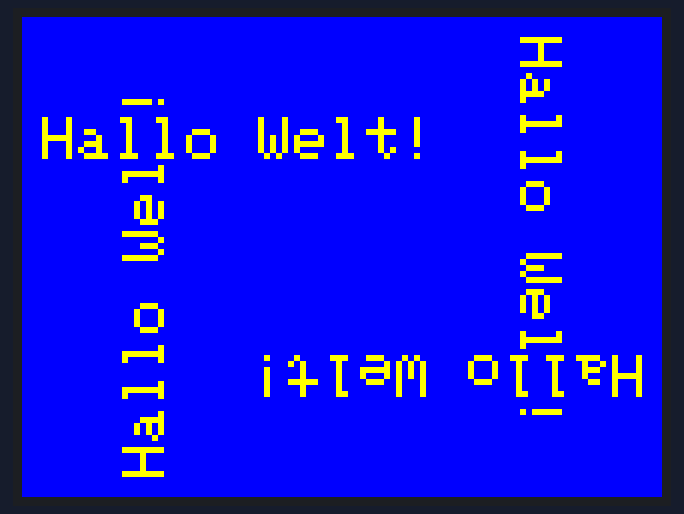
Simulated run of this sketch. Board: ESP8266 (Wemos D1 mini). On the bench: 320×240 colour display. What the sketch prints to the serial monitor is not drawn.

Above: at 3.4 s.

The sketch:

display2c.ino
```cpp
/***************************************************
  2.8" TFT SPI Display mit LOLIN D1 MINI (ESP8266)
  Textgrösse

  26.12.2020
  Der Hobbyelektroniker
  https://community.hobbyelektroniker.ch
  https://www.youtube.com/c/HobbyelektronikerCh
 ****************************************************/


#include "Adafruit_GFX.h"
#include "Adafruit_ILI9341.h"

// hardware SPI
#define TFT_MOSI D7
#define TFT_CLK  D5

// other pins
#define TFT_CS    D2
#define TFT_RST   D3
#define TFT_DC    D4

/* Betriebsspannung
 *  VCC 3.3V
 *  LED 3.3V
 *  GND GND
 */

/* Color definitions
#define ILI9341_BLACK 0x0000       ///<   0,   0,   0
#define ILI9341_NAVY 0x000F        ///<   0,   0, 123
#define ILI9341_DARKGREEN 0x03E0   ///<   0, 125,   0
#define ILI9341_DARKCYAN 0x03EF    ///<   0, 125, 123
#define ILI9341_MAROON 0x7800      ///< 123,   0,   0
#define ILI9341_PURPLE 0x780F      ///< 123,   0, 123
#define ILI9341_OLIVE 0x7BE0       ///< 123, 125,   0
#define ILI9341_LIGHTGREY 0xC618   ///< 198, 195, 198
#define ILI9341_DARKGREY 0x7BEF    ///< 123, 125, 123
#define ILI9341_BLUE 0x001F        ///<   0,   0, 255
#define ILI9341_GREEN 0x07E0       ///<   0, 255,   0
#define ILI9341_CYAN 0x07FF        ///<   0, 255, 255
#define ILI9341_RED 0xF800         ///< 255,   0,   0
#define ILI9341_MAGENTA 0xF81F     ///< 255,   0, 255
#define ILI9341_YELLOW 0xFFE0      ///< 255, 255,   0
#define ILI9341_WHITE 0xFFFF       ///< 255, 255, 255
#define ILI9341_ORANGE 0xFD20      ///< 255, 165,   0
#define ILI9341_GREENYELLOW 0xAFE5 ///< 173, 255,  41
#define ILI9341_PINK 0xFC18        ///< 255, 130, 198
*/

Adafruit_ILI9341 tft = Adafruit_ILI9341(TFT_CS, TFT_DC, TFT_RST);

void setup() {
  Serial.begin(9600);
  Serial.println("ILI9341 Test!");

  tft.begin();
  tft.fillScreen(ILI9341_RED);
  delay(3000);
  tft.fillScreen(ILI9341_BLUE);
  tft.setTextSize(3);
  tft.setTextColor(ILI9341_YELLOW, ILI9341_BLUE);
  for (int rotation=0; rotation < 4; rotation++) {
    tft.setRotation(rotation);
    tft.setCursor(10,50);
    tft.println("Hallo Welt! ");
  }

}

void loop() {
//
}
```
